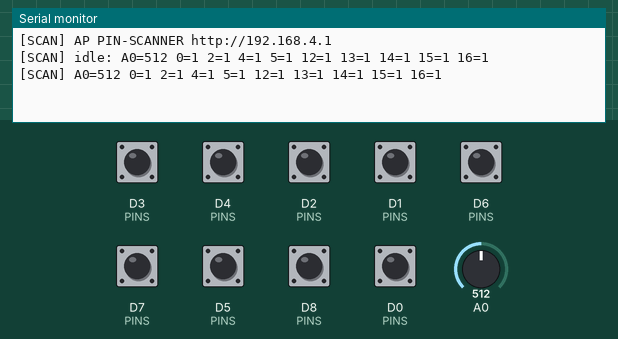
Recording of a sketch running on a simulated ESP8266 (NodeMCU). On the bench: the last lines printed to the serial monitor. The inputs (shaded band) are chosen by the test bench; at power-on: D0 (PINS), D1 (PINS), D2 (PINS), D3 (PINS), D4 (PINS), D5 (PINS), D6 (PINS), D7 (PINS), D8 (PINS) HIGH, A0 = 512.

Above: at 1.4 s.
1.5 s: A0 set to 716
At 2.5 s:
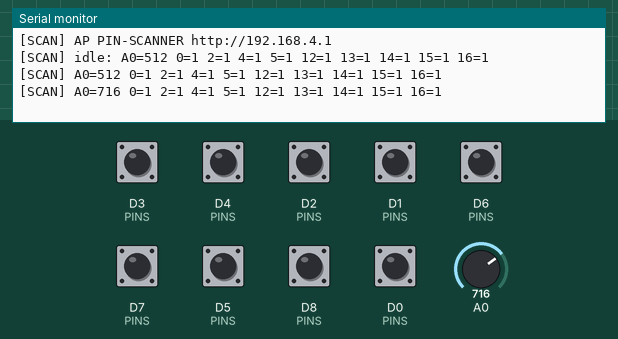
3.0 s: D3 (PINS) pulled LOW for 0.15 s
At 3.7 s:
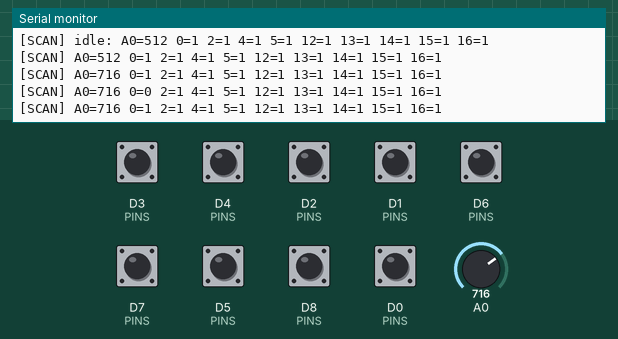
4.6 s: D4 (PINS) pulled LOW for 0.15 s
At 5.3 s:
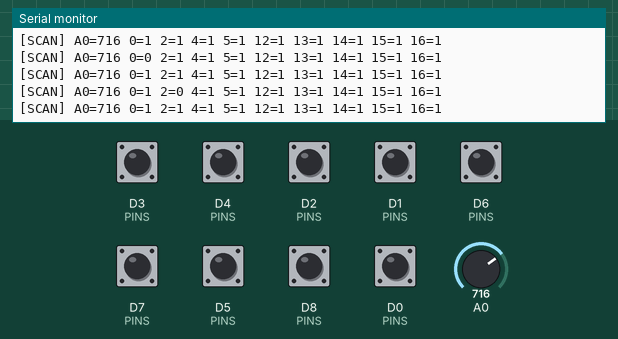
6.2 s: D2 (PINS) pulled LOW for 0.15 s
At 7.0 s:
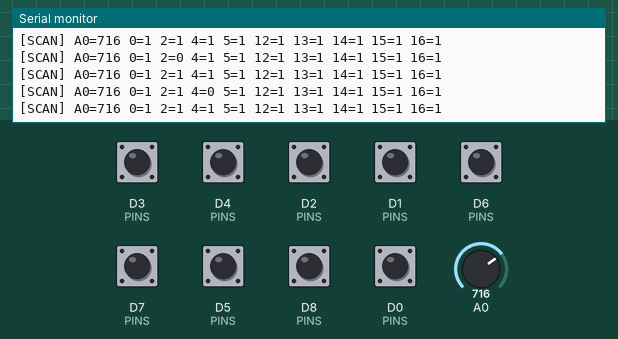
7.8 s: D1 (PINS) pulled LOW for 0.15 s
At 9.0 s:
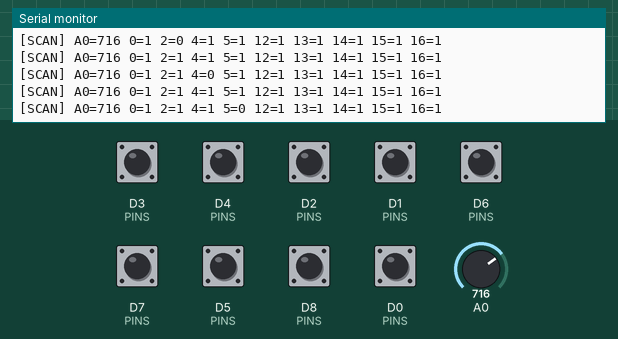
9.4 s: D6 (PINS) pulled LOW for 0.15 s
At 10.9 s:
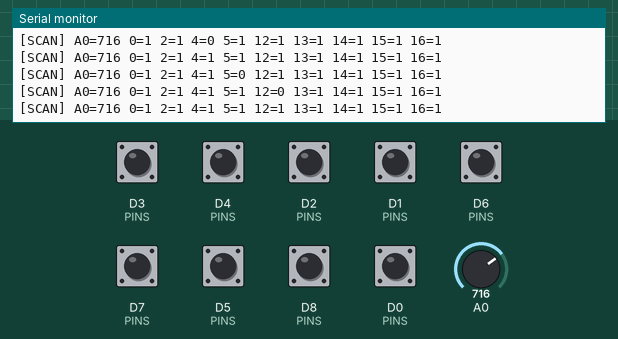

Measured:
- after the input at 1.5 s, the serial monitor: prints a new line at once (image 1)
- after the input at 3.0 s, the serial monitor: prints a new line at once (image 2)
- after the input at 4.6 s, the serial monitor: prints a new line at once (image 3)
- after the input at 6.2 s, the serial monitor: prints a new line at once (image 4)
- after the input at 7.8 s, the serial monitor: prints a new line after 0.05 s (image 5)
- after the input at 9.4 s, the serial monitor: prints a new line at once (image 6)

The sketch:

pin_scanner.ino
```cpp
// ============================================================================
// PIN SCANNER — cari pin tombol fisik di board NetherCap
// Semua kandidat pin dibaca terus dan ditampilkan live di HP (192.168.4.1)
// plus serial 115200. Pencet tombol satu-satu sambil lihat halaman ini:
// pin yang angkanya berubah = pin tombol itu.
//
// Tidak mengubah flash lain; habis ini tinggal flash balik firmware yang mau dipakai.
// ============================================================================
#include <Arduino.h>
#include <ESP8266WiFi.h>
#include <ESP8266WebServer.h>

static const char* AP_NAME = "PIN-SCANNER";
static const char* AP_PASS = "scan1234";

struct PinDef { uint8_t gpio; const char* label; bool digital; };

// A0 = satu-satunya ADC. Sisanya GPIO digital yang umum dipakai tombol.
static const PinDef PINS[] = {
  { 0,  "D3  (GPIO0)",  false },
  { 2,  "D4  (GPIO2)",  false },
  { 4,  "D2  (GPIO4)",  false },
  { 5,  "D1  (GPIO5)",  false },
  { 12, "D6  (GPIO12)", false },
  { 13, "D7  (GPIO13)", false },
  { 14, "D5  (GPIO14)", false },
  { 15, "D8  (GPIO15)", false },
  { 16, "D0  (GPIO16)", false },
};
static const uint8_t NPINS = sizeof(PINS) / sizeof(PINS[0]);

ESP8266WebServer server(80);

int   adcRaw   = 0;
uint8_t digState[NPINS];
uint8_t digBase[NPINS];       // nilai "idle" saat boot
bool    adcActive = false;

void samplePins(){
  adcRaw = analogRead(A0);
  adcActive = (adcRaw < 1015);                 // A0 nyambung ke sesuatu kalau bukan mendekati 1023
  for(uint8_t i = 0; i < NPINS; i++) digState[i] = digitalRead(PINS[i].gpio);
}

String json(){
  samplePins();
  String s = "{\"adc\":" + String(adcRaw) + ",\"adcActive\":" + String(adcActive ? "true" : "false") + ",\"pins\":[";
  for(uint8_t i = 0; i < NPINS; i++){
    if(i) s += ",";
    s += "{\"label\":\"" + String(PINS[i].label) + "\",\"v\":" + String(digState[i]) +
         ",\"base\":" + String(digBase[i]) + ",\"changed\":" + String(digState[i] != digBase[i] ? "true" : "false") + "}";
  }
  return s + "]}";
}

const char PAGE[] PROGMEM = R"HTML(
<!doctype html><html><head><meta charset="utf-8">
<meta name="viewport" content="width=device-width,initial-scale=1">
<title>Pin Scanner</title><style>
body{font-family:monospace;background:#111;color:#eee;margin:0;padding:1em}
h2{font-family:Arial;margin:.2em 0}
.adc{font-size:1.6em;background:#1b1b1b;padding:.6em;border-radius:8px;margin:.5em 0}
table{width:100%;border-collapse:collapse;margin-top:.6em}
td,th{padding:.45em;border-bottom:1px solid #333;text-align:left}
tr.hit{background:#1f7a3d;color:#fff;font-weight:bold}
</style></head><body>
<h2>Pin Scanner</h2>
<div class="adc">A0 : <b id="adc">-</b> <span id="adcst" style="font-size:.6em;color:#8ab4f8"></span></div>
<table id="tb"><tr><th>Pin</th><th>Nilai</th><th>Idle saat boot</th></tr></table>
<p style="color:#8ab4f8;font-size:.85em">Pencet tombol satu-satu. Baris hijau = pin yang berubah dari kondisi idle.</p>
<script>
async function tick(){
  try{
    let s=await (await fetch('/api/pins')).json();
    document.getElementById('adc').textContent=s.adc;
    document.getElementById('adcst').textContent=s.adcActive?'(A0 tersambung ke rangkaian)':'(A0 mengambang / kosong)';
    let t=document.getElementById('tb');
    t.innerHTML='<tr><th>Pin</th><th>Nilai</th><th>Idle saat boot</th></tr>';
    s.pins.forEach(p=>{t.innerHTML+='<tr class="'+(p.changed?'hit':'')+'"><td>'+p.label+
      '</td><td>'+p.v+'</td><td>'+p.base+'</td></tr>';});
  }catch(e){}
}
tick();setInterval(tick,400);
</script></body></html>
)HTML";

void setup(){
  Serial.begin(115200);
  delay(200);

  // pin sebagai input pullup -> tombol ke GND akan terbaca 0 saat ditekan
  for(uint8_t i = 0; i < NPINS; i++) pinMode(PINS[i].gpio, INPUT_PULLUP);
  delay(50);
  for(uint8_t i = 0; i < NPINS; i++) digBase[i] = digitalRead(PINS[i].gpio);

  WiFi.mode(WIFI_AP);
  WiFi.softAP(AP_NAME, AP_PASS);
  server.on("/", HTTP_GET, [](){ server.send_P(200, "text/html", PAGE); });
  server.on("/api/pins", HTTP_GET, [](){ server.send(200, "application/json", json()); });
  server.onNotFound([](){ server.sendHeader("Location", "http://192.168.4.1/"); server.send(302, "text/plain", ""); });
  server.begin();

  Serial.printf("[SCAN] AP %s http://%s\n", AP_NAME, WiFi.softAPIP().toString().c_str());
  Serial.print("[SCAN] idle:");
  Serial.print(" A0="); Serial.print(analogRead(A0));
  for(uint8_t i = 0; i < NPINS; i++){ Serial.print(" "); Serial.print(PINS[i].gpio); Serial.print("="); Serial.print(digBase[i]); }
  Serial.println();
}

void loop(){
  server.handleClient();
  static uint32_t last = 0, lastPrint = 0;
  if(millis() - last > 50){
    last = millis();
    uint8_t before[NPINS]; int adcBefore = adcRaw;
    for(uint8_t i = 0; i < NPINS; i++) before[i] = digState[i];
    samplePins();
    bool ch = (adcBefore != adcRaw);
    for(uint8_t i = 0; i < NPINS; i++) if(before[i] != digState[i]) ch = true;
    if(ch && millis() - lastPrint > 150){
      lastPrint = millis();
      Serial.print("[SCAN] A0="); Serial.print(adcRaw);
      for(uint8_t i = 0; i < NPINS; i++){ Serial.print(" "); Serial.print(PINS[i].gpio); Serial.print("="); Serial.print(digState[i]); }
      Serial.println();
    }
  }
  delay(2);
}
```
